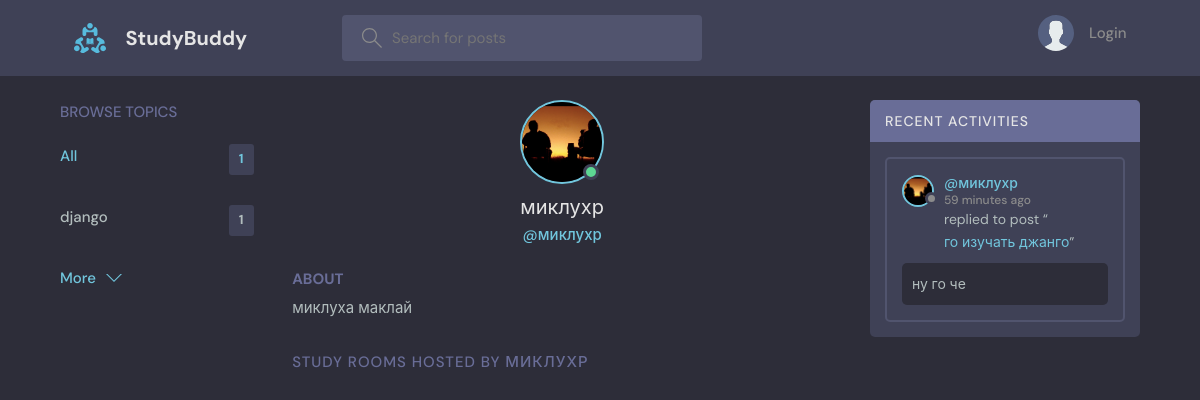
The app's page /profile/2/ with its own data.
### base/models.py (models this page shows, shortened)
class Topic(models.Model):
    name = models.CharField(max_length=200)

class User(AbstractUser):
    name = models.CharField(max_length=200, null=True)
    email = models.EmailField(unique=True, null=True)
    bio = models.TextField(null=True)
    avatar = models.ImageField(null=True, default="avatar.svg")
    USERNAME_FIELD = 'email'
    REQUIRED_FIELDS = []

class Message(models.Model):
    user = models.ForeignKey(User, on_delete=models.CASCADE)
    room = models.ForeignKey(Room, on_delete=models.CASCADE)
    body = models.TextField()
    updated = models.DateTimeField(auto_now=True)
    created = models.DateTimeField(auto_now_add=True)
    class Meta:
        ordering = ['-updated', '-created']

class Room(models.Model):
    host = models.ForeignKey(User, on_delete=models.SET_NULL, null=True)
    topic = models.ForeignKey(Topic, on_delete=models.SET_NULL, null=True)
    name = models.CharField(max_length=200)
    description = models.TextField(null=True, blank=True)
    participants = models.ManyToManyField(
        User, related_name='participants', blank=True)
    updated = models.DateTimeField(auto_now=True)
    created = models.DateTimeField(auto_now_add=True)
    class Meta:
        ordering = ['-updated', '-created']
    def __str__(self):
        return self.name

### base/views.py (the view)
# urls.py: path('profile/<str:pk>/', views.userProfile, name="user-profile"),
def userProfile(request, pk):
    user = User.objects.get(id=pk)
    rooms = user.room_set.all()
    room_messages = user.message_set.all()
    topics = Topic.objects.all()
    context = {'user': user, 'rooms': rooms,
               'room_messages': room_messages, 'topics': topics}
    return render(request, 'base/profile.html', context)

### base/templates/base/profile.html (shortened to what this page needs)
{% extends 'main.html' %}
{% block content %}
<main class="profile-page layout layout--3">
  <div class="container">
    {% include 'base/topics_component.html' %}
    <div class="roomList">
      <div class="profile">
        <div class="profile__avatar">
          <div class="avatar avatar--large active">
            <img src="{{user.avatar.url}}" />
          </div>
        </div>
        <div class="profile__info">
          <h3>{{user.name}}</h3>
          <p>@{{user.username}}</p>
        </div>
        <div class="profile__about">
          <h3>About</h3>
          <p>
            {{user.bio}}
          </p>
        </div>
      </div>
      <div class="roomList__header">
        <div>
          <h2>Study Rooms Hosted by {{user.username}}</a>
          </h2>
        </div>
      </div>
    </div>
    {% include 'base/activity_component.html' %}
  </div>
</main>
{% endblock content %}

### templates/main.html (shortened to what this page needs)
<!DOCTYPE html>
{% load static %}
<html lang="en">
<head>
    <link rel="stylesheet" href="{% static 'styles/style.css' %}" />
</head>
<body>
    {% include 'navbar.html' %}
    {% block content %}
    {% endblock %}
</body>
</html>

### templates/navbar.html (shortened to what this page needs)
{% load static %}
<header class="header header--loggedIn">
    <div class="container">
        <a href="{% url 'home' %}" class="header__logo">
            <img src="{% static 'images/logo.svg' %}" />
            <h1>StudyBuddy</h1>
        </a>
        <form class="header__search" method="GET" action="{% url 'home' %}">
            <label>
                <input name="q" placeholder="Search for posts" />
            </label>
        </form>
        <nav class="header__menu">
            {% if request.user.is_authenticated %}
            <div class="header__user">
                <a href="{% url 'update-user' %}">
                    <div class="avatar avatar--medium active">
                        <img src="{{request.user.avatar.url}}" />
                    </div>
                    <p>{{request.user.username}} <span>@{{request.user.username}}</span></p>
                </a>
                <button class="dropdown-button">
                    <svg version="1.1" xmlns="http://www.w3.org/2000/svg" width="32" height="32" viewBox="0 0 32 32">
                        <title>chevron-down</title>
                        <path d="M16 21l-13-13h-3l16 16 16-16h-3l-13 13z"></path>
                    </svg>
                </button>
            </div>
            {% else %}
            <a href="{% url 'login' %}">
                <img src="{% static 'images/avatar.svg' %}" />
                <p>Login</p>
            </a>
            {% endif %}
        </nav>
    </div>
</header>

### base/templates/base/topics_component.html
<div class="topics">
    <div class="topics__header">
        <h2>Browse Topics</h2>
    </div>
    <ul class="topics__list">
        <li>
            <a href="{% url 'home' %}" class="active">All <span>{{topics.count}}</span></a>
        </li>
        {% for topic in topics %}
        <li>
            <a href="{% url 'home' %}?q={{topic.name}}">{{topic.name}}<span>{{topic.room_set.all.count}}</span></a>
        </li>
        {% endfor %}
    </ul>
    <a class="btn btn--link" href="{% url 'topics' %}">
        More
        <svg version="1.1" xmlns="http://www.w3.org/2000/svg" width="32" height="32" viewBox="0 0 32 32">
            <title>chevron-down</title>
            <path d="M16 21l-13-13h-3l16 16 16-16h-3l-13 13z"></path>
        </svg>
    </a>
</div>

### base/templates/base/activity_component.html (shortened to what this page needs)
<div class="activities">
    <div class="activities__header">
        <h2>Recent Activities</h2>
    </div>
    {% for message in room_messages %}
    <div class="activities__box">
        <div class="activities__boxHeader roomListRoom__header">
            <a href="{% url 'user-profile' message.user.id %}" class="roomListRoom__author">
                <div class="avatar avatar--small">
                    <img src="{{message.user.avatar.url}}" />
                </div>
                <p>
                    @{{message.user.username}}
                    <span>{{message.created|timesince}} ago</span>
                </p>
            </a>
        </div>
        <div class="activities__boxContent">
            <p>replied to post “<a href="{% url 'room' message.room.id %}">{{message.room}}</a>”</p>
            <div class="activities__boxRoomContent">{{message.body}}</div>
        </div>
    </div>
    {% endfor %}
</div>

### records on screen
Topic: name "django", room_set.all.count "1"
User: avatar (picture), name "миклухр", username "миклухр", bio "миклуха маклай", username "МИКЛУХР"
Message: user.avatar (picture), user.username "миклухр", created "59 minutes", room "го изучать джанго", body "ну го че"

### other values on screen
{{ topics.count }} "1"
